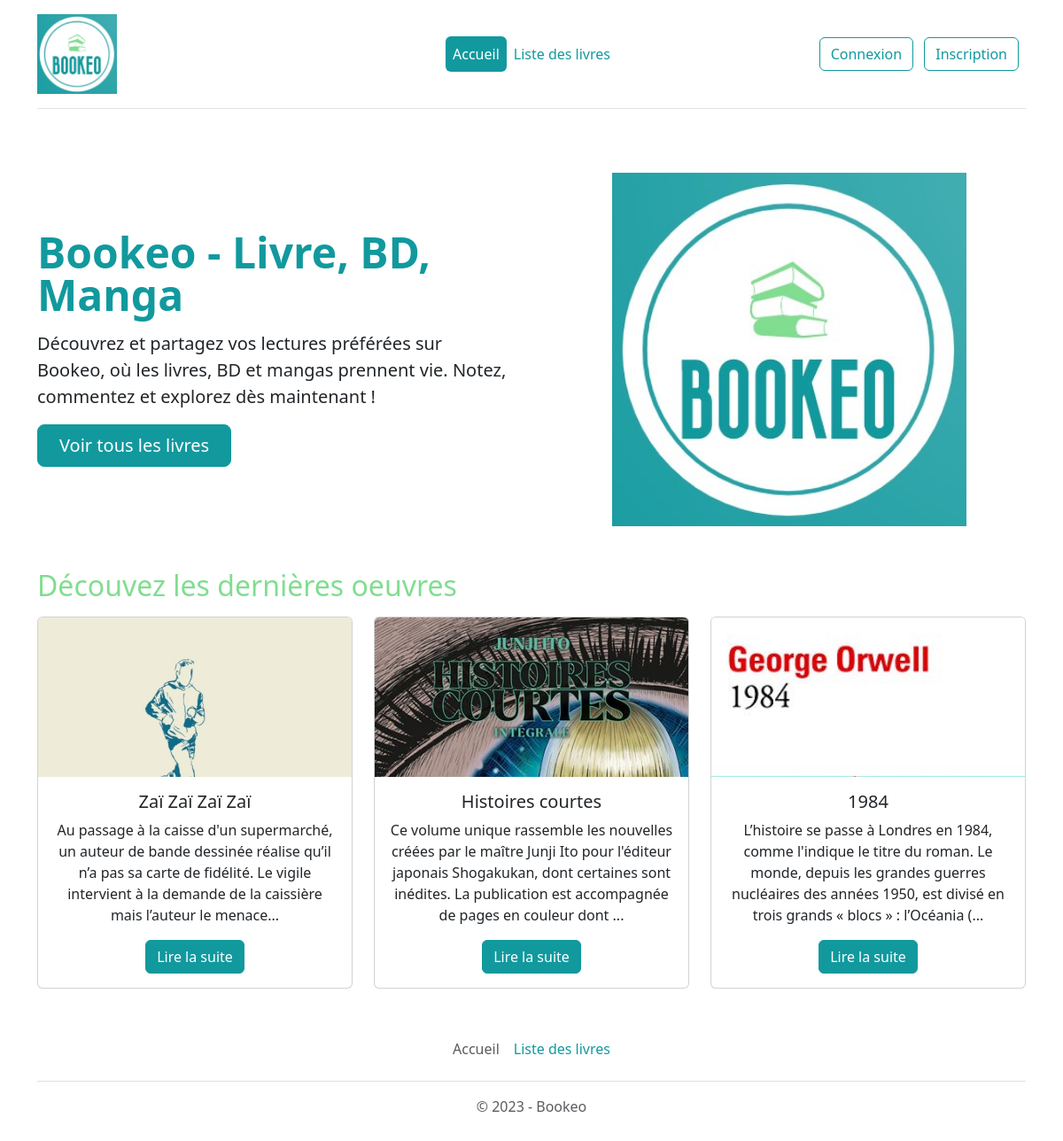
The page / on the database its author committed.
### tables this page shows
CREATE TABLE IF NOT EXISTS `book` (
    `id` int(11) UNSIGNED NOT NULL AUTO_INCREMENT,
    `title` varchar(255) NOT NULL,
    `description` text,
    `image` varchar(255) DEFAULT NULL,
    `type_id` int(10) UNSIGNED DEFAULT NULL,
    `author_id` int(10) UNSIGNED DEFAULT NULL,
    PRIMARY KEY (`id`),
    KEY `author_id` (`author_id`),
    KEY `type_id` (`type_id`)
    );

### App/Controller/PageController.php (called while the page is built, shortened)
<?php
class PageController extends Controller
{
    protected function home()
    {
        $bookRepository = new BookRepository;
        $books = $bookRepository->findAll(_HOME_BOOK_LIMIT_);
        $this->render('page/home', [
            'books' => $books
        ]);
    }
}

### index.php (called while the page is built, shortened)
<?php
$controller = new Controller();
$controller->route();
?>

### db_config.php (called while the page is built)
<?php
    return [
        'db_name' => 'bookeo',
        'db_user' => 'LinaBookeo',
        'db_password' => 'Bookeo',
        'db_port' => '8889',
        'db_host' => 'localhost'
    ];

### App/Db/Mysql.php (called while the page is built, shortened)
<?php
class Mysql
{
    private $db_name;
    private $db_user;
    private $db_password;
    private $db_port;
    private $db_host;
    private $pdo = null;
    private static $_instance = null;
    private function __construct()
    {
        $conf = require_once _ROOTPATH_.'/db_config.php';
        if (isset($conf['db_name'])) {
            $this->db_name = $conf['db_name'];
        }
        if (isset($conf['db_user'])) {
            $this->db_user = $conf['db_user'];
        }
        if (isset($conf['db_password'])) {
            $this->db_password = $conf['db_password'];
        }
        if (isset($conf['db_port'])) {
            $this->db_port = $conf['db_port'];
        }
        if (isset($conf['db_host'])) {
            $this->db_host = $conf['db_host'];
        }
    }
    public static function getInstance():self
    {
        if (is_null(self::$_instance)) {
            self::$_instance = new Mysql();
        }
        return self::$_instance;
    }
    public function getPDO():\PDO
    {
        if (is_null($this->pdo)) {
            $this->pdo = new \PDO('mysql:dbname=' . $this->db_name . ';charset=utf8;host=' . $this->db_host.':'.$this->db_port, $this->db_user, $this->db_password);
        }
        return $this->pdo;
    }
}

### App/Repository/Repository.php (called while the page is built, shortened)
<?php
class Repository
{
    public function __construct()
    {
        $mysql = Mysql::getInstance();
        $this->pdo = $mysql->getPDO();
    }
}

### App/Repository/BookRepository.php (called while the page is built, shortened)
<?php
class BookRepository extends Repository
{
    public function findAll(int $limit = null, int $page = null): array
    {
        if ($limit == null && $page == null) {
            $query = $this->pdo->prepare('SELECT * FROM book Order BY id Desc');
        }
        else if ($page == null){
            $query = $this->pdo->prepare('SELECT * FROM book Order BY id Desc LIMIT :limit');
            $query->bindValue(':limit', $limit, $this->pdo::PARAM_INT);
        }
        else {
            $page = ($page - 1) * $limit;
            $query = $this->pdo->prepare('SELECT * FROM book Order BY id Desc LIMIT :limit OFFSET :offset');
            $query->bindValue(':limit', $limit, $this->pdo::PARAM_INT);
            $query->bindValue(':offset', $page, $this->pdo::PARAM_INT);
        }
        $query->execute();
        $books = $query->fetchAll($this->pdo::FETCH_ASSOC);
        $booksArray = [];
        foreach ($books as $book) {
                    $book = Book::createAndHydrate($book);
                    $authorRepository = new AuthorRepository();
                    $author =  $authorRepository->findOneById($book->getAuthorId());
                    $book->setAuthor($author);
                    $typeRepository = new TypeRepository();
                    $type =  $typeRepository->findOneById($book->getTypeId());
                    $book->setType($type);
                    $booksArray[] = $book;
                }
        return $booksArray;
    }
}

### App/Entity/Entity.php (called while the page is built, shortened)
<?php
class Entity
{
    public static function createAndHydrate(array $data): static
    {
        $entity = new static();
        $entity->hydrate($data);
        return $entity;
    }
    public function hydrate(array $data)
    {
        if (count($data) > 0) {
            foreach ($data as $key => $value) {
                $methodName = 'set' . StringTools::toPascalCase($key);
            }
        }
    }
}

### App/Tools/StringTools.php (called while the page is built, shortened)
<?php
class StringTools
{
    public static function toCamelCase(string $value, $pascalCase = false): string
    {
        $value = ucwords(str_replace(array('-', '_'), ' ', $value));
        $value = str_replace(' ', '', $value);
        if ($pascalCase === false) {
            return lcfirst($value);
        } else {
            return $value;
        }
    }
    public static function toPascalCase(string $value): string
    {
        return self::toCamelCase($value, true);
    }
}

### App/Entity/Book.php (called while the page is built, shortened)
<?php
class Book extends Entity
 {
    protected ?int $type_id = 0;
    protected ?int $author_id = 0;
    public function setId(?int $id): self
    {
        return $this;
    }
    public function setTitle(string $title): self
    {
        return $this;
    }
    public function setDescription(string $description): self
    {
        return $this;
    }
    public function setImage(?string $image): self
    {
        return $this;
    }
    public function getTypeId(): ?int
    {
        return $this->type_id;
    }
    public function setTypeId(?int $type_id): self
    {
        $this->type_id = $type_id;
        return $this;
    }
    public function getAuthorId(): ?int
    {
        return $this->author_id;
    }
    public function setAuthorId(?int $author_id): self
    {
        $this->author_id = $author_id;
        return $this;
    }
    public function setAuthor(Author $author): self
    {
        return $this;
    }
 }

### App/Repository/AuthorRepository.php (called while the page is built, shortened)
<?php
class AuthorRepository extends Repository
{
    public function findOneById(int $id): Author|bool
    {
        $query = $this->pdo->prepare('SELECT * FROM author WHERE id = :id');
        $query->bindValue(':id', $id, $this->pdo::PARAM_INT);
        $query->execute();
        $author = $query->fetch($this->pdo::FETCH_ASSOC);
        if ($author) {
            return Author::createAndHydrate($author);
        } else {
            return false;
        }
    }
}

### App/Entity/Author.php (called while the page is built, shortened)
<?php
class Author extends Entity
{
    public function setId(?int $id): self
    {
        return $this;
    }
    public function setLastName(?string $last_name): self
    {
        return $this;
    }
    public function setFirstName(?string $first_name): self
    {
        return $this;
    }
    public function setNickname(?string $nickname): self
    {
        return $this;
    }
}

### App/Repository/TypeRepository.php (called while the page is built, shortened)
<?php
class TypeRepository extends Repository
{
    public function findOneById(int $id): Type|bool
    {
        $query = $this->pdo->prepare('SELECT * FROM type WHERE id = :id');
        $query->bindValue(':id', $id, $this->pdo::PARAM_INT);
        $query->execute();
        $type = $query->fetch($this->pdo::FETCH_ASSOC);
        if ($type) {
            return Type::createAndHydrate($type);
        } else {
            return false;
        }
    }
}

### App/Entity/Type.php (called while the page is built, shortened)
<?php
class Type extends Entity
{
    public function setId(?int $id): self
    {
        return $this;
    }
    public function setName(?string $name): self
    {
        return $this;
    }
}

### templates/page/home.php (the view)
<?php require_once _ROOTPATH_ . '/templates/header.php'; ?>
    <div class="row flex-lg-row-reverse align-items-center g-5 py-5">
        <div class="col-10 col-sm-8 col-lg-6">
            <img src="assets/images/logo-bookeo.jpg" class="d-block mx-lg-auto img-fluid" alt="Bookeo" width="400"
                 loading="lazy">
        </div>
        <div class="col-lg-6">
            <h1 class="display-5 fw-bold lh-1 mb-3">Bookeo - Livre, BD, Manga</h1>
            <p class="lead">Découvrez et partagez vos lectures préférées sur Bookeo, où les livres, BD et mangas
                prennent vie. Notez, commentez et explorez dès maintenant !</p>
            <div class="d-grid gap-2 d-md-flex justify-content-md-start">
                <a href="index.php?controller=book&action=list" class="btn btn-primary btn-lg px-4 me-md-2">Voir tous
                    les livres</a>
            </div>
        </div>
    </div>
    <h2>Découvez les dernières oeuvres</h2>
    <div class="row text-center">
        <?php
        foreach ($books as $book) :
            ?>
            <div class="col-md-4 my-2 d-flex">
                <div class="card">
                    <img src="<?= $book->getImagePath() ?>" class="card-img-top" alt="<?= $book->getTitle() ?>">
                    <div class="card-body">
                        <h5 class="card-title"><?= $book->getTitle() ?></h5>
                        <p class="card-text"><?= substr($book->getDescription(), 0, 200) ?>...</p>
                        <a href="index.php?controller=book&amp;action=show&amp;id=<?= htmlspecialchars($book->getId()) ?>" class="btn btn-primary">Lire la
                            suite</a>
                    </div>
                </div>
            </div>
        <?php endforeach; ?>
    </div>
<?php require_once _ROOTPATH_ . '/templates/footer.php'; ?>

### assets/css/custom.css (style rules this page uses)
* { margin: 0; padding: 0; }

### rows shown on the page
book: image (picture), title "Zaï Zaï Zaï Zaï", description "Au passage à la caisse d'un supermarché, un auteur de bande dessinée réalise qu’il n’a pas sa carte de fidélité. Le vigile intervient à la demande de la caissière mais l’auteur le menace"
book: image (picture), title "Histoires courtes", description "Ce volume unique rassemble les nouvelles créées par le maître Junji Ito pour l'éditeur japonais Shogakukan, dont certaines sont inédites. La publication est accompagnée de pages en couleur dont"
book: image+title (picture), title "1984", description "L’histoire se passe à Londres en 1984, comme l'indique le titre du roman. Le monde, depuis les grandes guerres nucléaires des années 1950, est divisé en trois grands « blocs » : l’Océania ("
